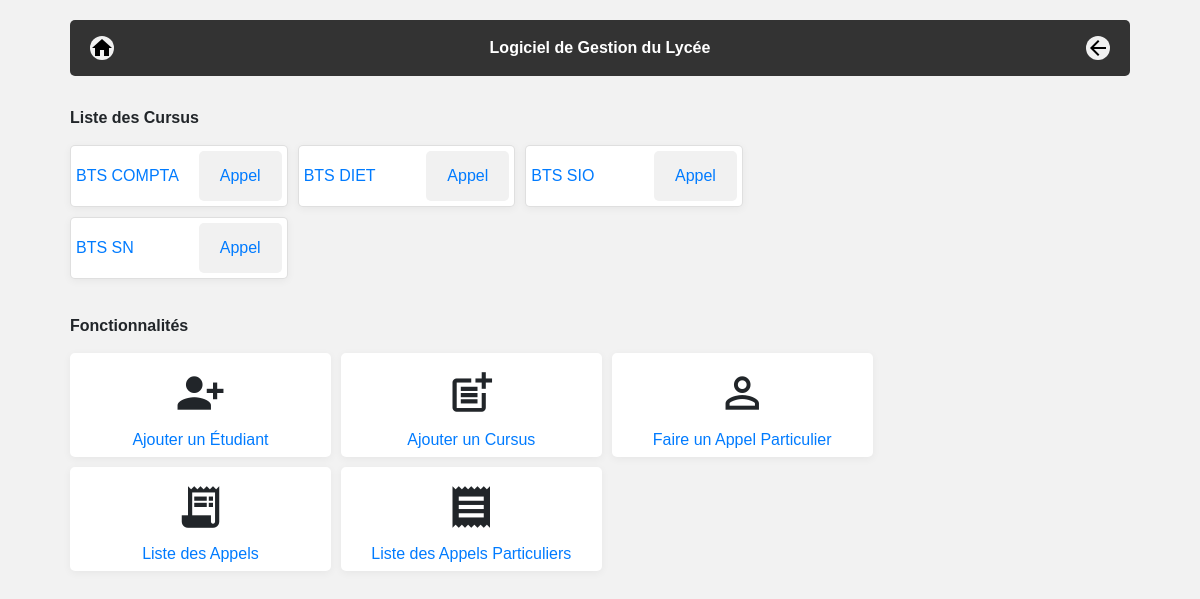
/lycee/, run on an earlier commit of the app's database.
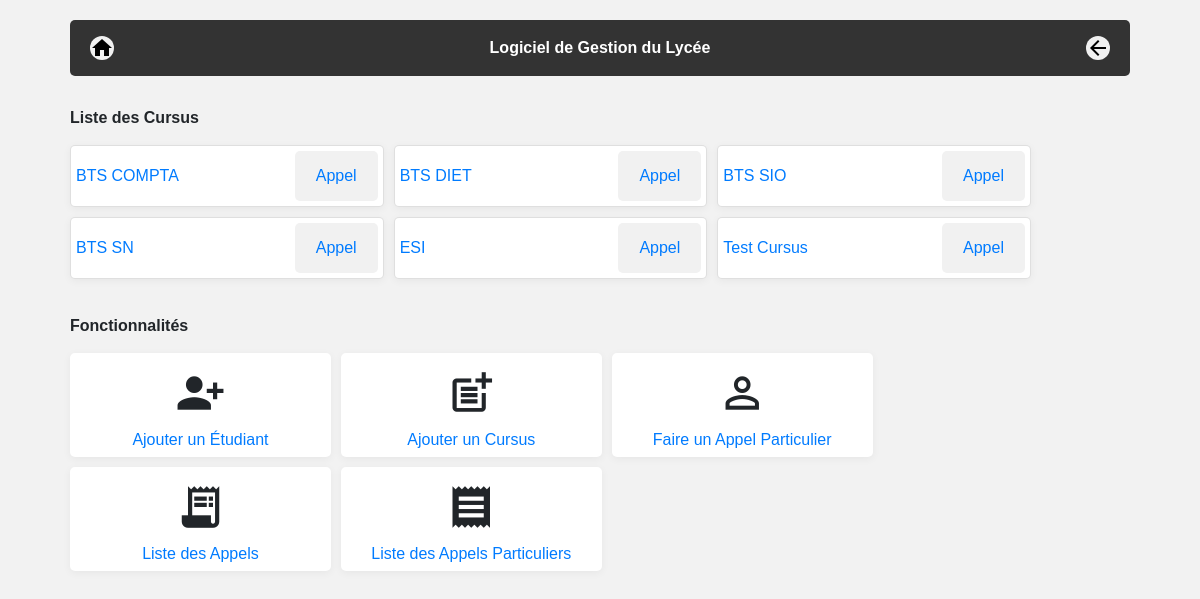
And on a later commit of the database.
### lycee/models.py (models this page shows, shortened)
class Cursus(models.Model):
    name = models.CharField(
        max_length=50,
        blank=False,
        null=True,
        default='Nom'
    )
    year_from_bac = models.SmallIntegerField(
        help_text="year since le bac",
        verbose_name="year",
        blank=False,
        null=True,
        default=1
    )
    scholar_year = models.CharField(
        max_length=9,
        blank=False,
        null=True,
        default='2019-2020'
    )

### lycee/views.py (the view)
def index(request):
    result_list = Cursus.objects.order_by('name')
    template = loader.get_template('lycee/index.html')
    context = {
        'liste': result_list,
    }
    return HttpResponse(template.render(context, request))

### lycee/templates/lycee/index.html (shortened to what this page needs)
{% extends "master.html" %}
{% load static %}
{% if liste%}
  {% block content %}
    <div class="margin">
        <b>Liste des Cursus</b>
        <div class="container padding">
            <div class="row">
            {% for cursus in liste %}
                <div class = "containerFlex card curs">
                    <a href="/lycee/{{cursus.id}}">{{cursus.name}}</a>
                    <button class="button appel" type="cancel">
                        <a href="/lycee/call_of_roll/{{cursus.id}}">Appel</a>
                    </button>
                </div>
            {% endfor %}
            </div>
        </div>
    </div>
    <div class="margin">
        <b>Fonctionnalités</b>
        <div class="container padding">
            <div class="row">
                <div class = "home">
                    <span class="material-icons icon">person_add_alt_1</span>
                    <a href="/lycee/student/create">Ajouter un Étudiant</a>
                </div>
                <div class = "home">
                    <span class="material-icons icon">post_add</span>
                    <a href="/lycee/cursus/create">Ajouter un Cursus</a>
                </div>
                <div class = "home">
                    <span class="material-icons icon">perm_identity</span>
                    <a href="/lycee/call/">Faire un Appel Particulier</a>
                </div>
                <div class = "home">
                    <span class="material-icons icon">receipt_long</span>
                    <a href="/lycee/rolls/list/">Liste des Appels</a>
                </div>
                <div class = "home">
                    <span class="material-icons icon">receipt</span>
                    <a href="/lycee/rolls_student/list/">Liste des Appels Particuliers</a>
                </div>
            </div>
        </div>
    </div>
  {% endblock %}
{% else %}
  <p> No cursus to show .</p>
{% endif %}

What changed in the data, as far as the page shows it:
added Cursus: name "ESI"
added Cursus: name "Test Cursus"
